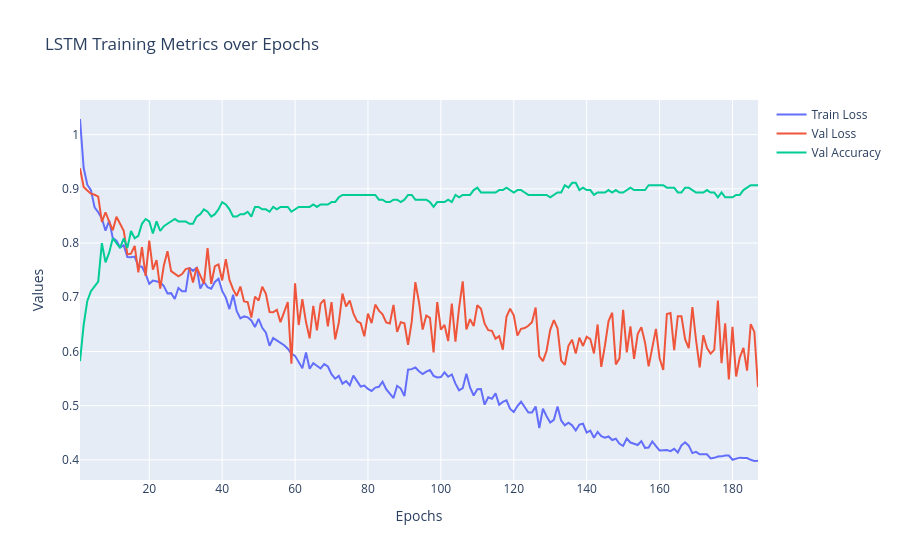

The code cell stored with this chart in its notebook:
### Code cell
epochs = logs["epochs"]
train_loss = logs["train_loss"]
val_loss = logs["val_loss"]
val_acc = logs["val_acc"]

fig = go.Figure()
fig.add_trace(go.Scatter(x=epochs, y=train_loss, mode="lines", name="Train Loss"))
fig.add_trace(go.Scatter(x=epochs, y=val_loss, mode="lines", name="Val Loss"))
fig.add_trace(go.Scatter(x=epochs, y=val_acc, mode="lines", name="Val Accuracy"))

fig.update_layout(
    title="LSTM Training Metrics over Epochs",
    xaxis_title="Epochs",
    yaxis_title="Values",
    hovermode="x unified"
)

fig.show()

### Figure 1 — Plotly figure (JSON) as saved in the notebook; plotly's stock layout.template omitted (floating-point values rounded to 4 significant figures; data arrays with more than 128 entries replaced by an {"elided": "..."} marker saying what was removed)
{"data": [{"mode": "lines", "name": "Train Loss", "type": "scatter", "x": {"elided": "187 int values"}, "y": {"elided": "187 float values"}}, {"mode": "lines", "name": "Val Loss", "type": "scatter", "x": {"elided": "187 int values"}, "y": {"elided": "187 float values"}}, {"mode": "lines", "name": "Val Accuracy", "type": "scatter", "x": {"elided": "187 int values"}, "y": {"elided": "187 float values"}}], "layout": {"hovermode": "x unified", "title": {"text": "LSTM Training Metrics over Epochs"}, "xaxis": {"title": {"text": "Epochs"}}, "yaxis": {"title": {"text": "Values"}}}}
